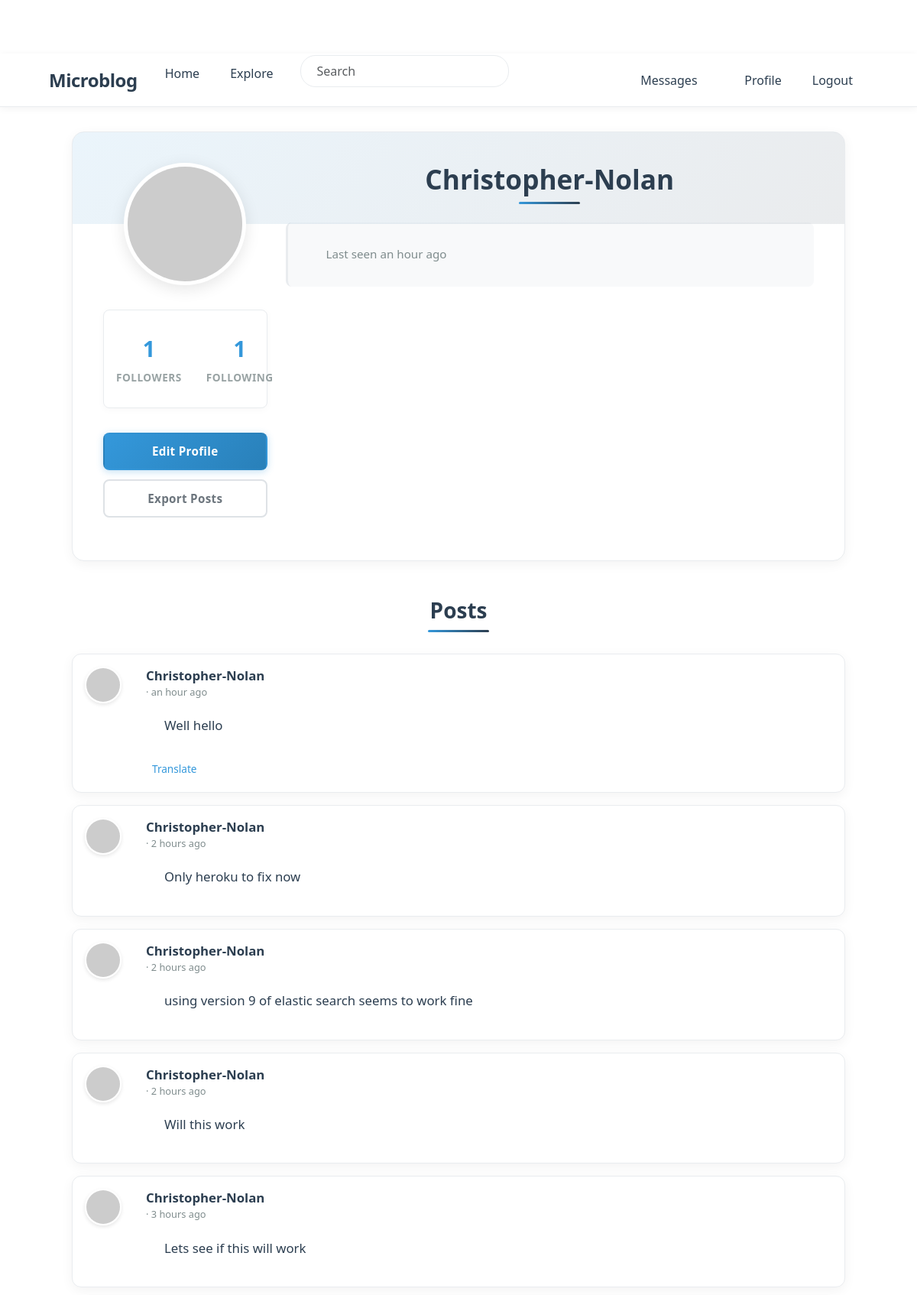
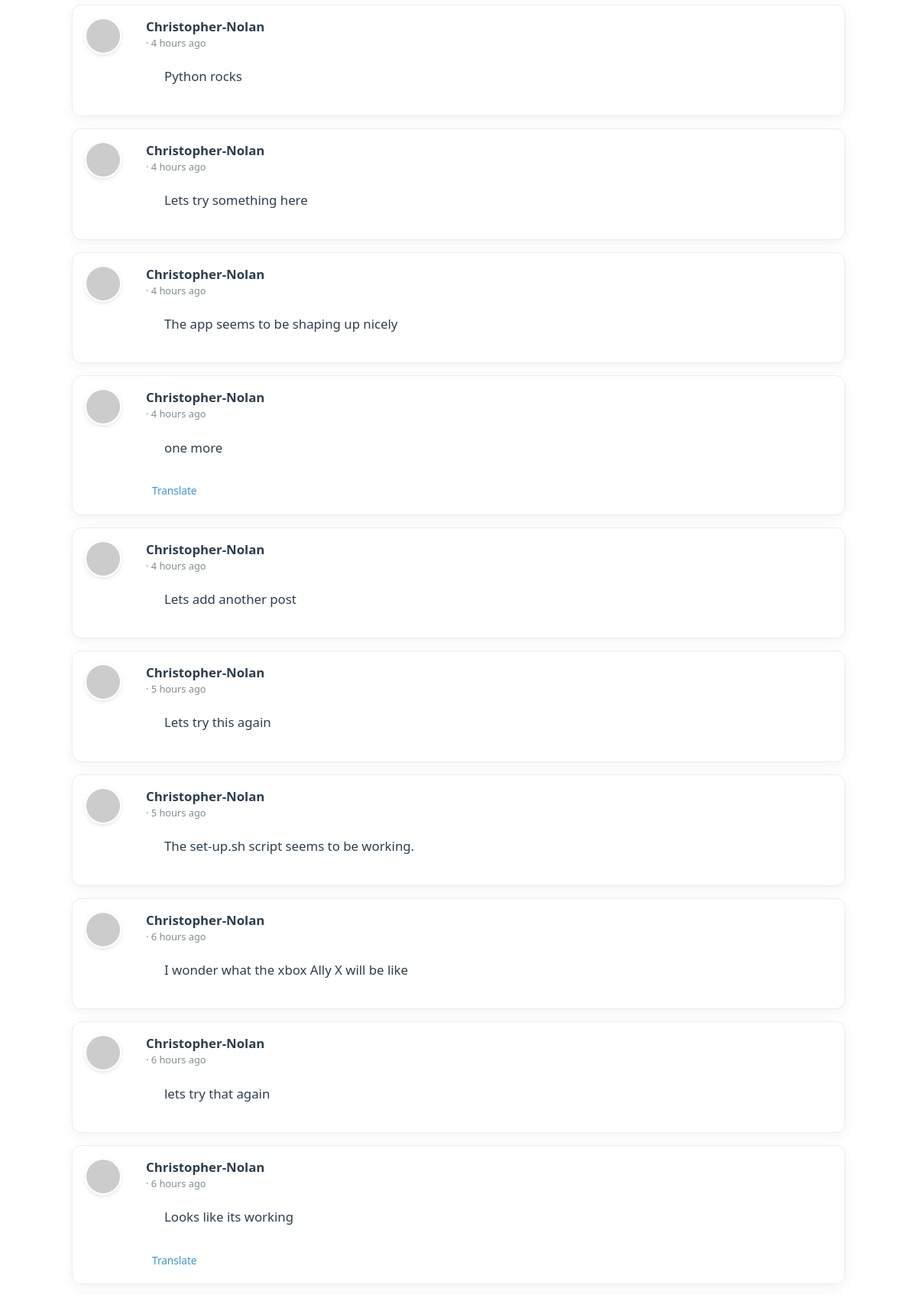
The app's page /user/Christopher-Nolan (signed in, upper part) with its own data (2 pictures, top to bottom).
### app/models.py (models this page shows, shortened)
class PaginatedAPIMixin(object):
    @staticmethod
    def to_collection_dict(query, page, per_page, endpoint, **kwargs):
        resources = db.paginate(query, page=page, per_page=per_page,
                                error_out=False)
        data = {
            'items': [item.to_dict() for item in resources.items],
            '_meta': {
                'page': page,
                'per_page': per_page,
                'total_pages': resources.pages,
                'total_items': resources.total
            },
            '_links': {
                'self': url_for(endpoint, page=page, per_page=per_page,
                                **kwargs),
                'next': url_for(endpoint, page=page + 1, per_page=per_page,
                                **kwargs) if resources.has_next else None,
                'prev': url_for(endpoint, page=page - 1, per_page=per_page,
                                **kwargs) if resources.has_prev else None
            }
        }
        return data

class User(PaginatedAPIMixin, UserMixin, db.Model):
    id: so.Mapped[int] = so.mapped_column(primary_key=True)
    username: so.Mapped[str] = so.mapped_column(sa.String(64), index=True,
                                                unique=True)
    email: so.Mapped[str] = so.mapped_column(sa.String(120), index=True,
                                             unique=True)
    password_hash: so.Mapped[Optional[str]] = so.mapped_column(sa.String(256))
    about_me: so.Mapped[Optional[str]] = so.mapped_column(sa.String(140))
    last_seen: so.Mapped[Optional[datetime]] = so.mapped_column(
        default=lambda: datetime.now(timezone.utc))
    last_message_read_time: so.Mapped[Optional[datetime]]
    token: so.Mapped[Optional[str]] = so.mapped_column(
        sa.String(32), index=True, unique=True)
    token_expiration: so.Mapped[Optional[datetime]]
    posts: so.WriteOnlyMapped['Post'] = so.relationship(
        back_populates='author')
    following: so.WriteOnlyMapped['User'] = so.relationship(
        secondary=followers, primaryjoin=(followers.c.follower_id == id),
        secondaryjoin=(followers.c.followed_id == id),
        back_populates='followers')
    followers: so.WriteOnlyMapped['User'] = so.relationship(
        secondary=followers, primaryjoin=(followers.c.followed_id == id),
        secondaryjoin=(followers.c.follower_id == id),
        back_populates='following')
    messages_sent: so.WriteOnlyMapped['Message'] = so.relationship(
        foreign_keys='Message.sender_id', back_populates='author')
    messages_received: so.WriteOnlyMapped['Message'] = so.relationship(
        foreign_keys='Message.recipient_id', back_populates='recipient')
    notifications: so.WriteOnlyMapped['Notification'] = so.relationship(
        back_populates='user')
    tasks: so.WriteOnlyMapped['Task'] = so.relationship(back_populates='user')
    def avatar(self, size):
        digest = md5(self.email.lower().encode('utf-8')).hexdigest()
        return f'https://www.gravatar.com/avatar/{digest}?d=identicon&s={size}'
    def followers_count(self):
        query = sa.select(sa.func.count()).select_from(
            self.followers.select().subquery())
        return db.session.scalar(query)
    def following_count(self):
        query = sa.select(sa.func.count()).select_from(
            self.following.select().subquery())
        return db.session.scalar(query)
    def unread_message_count(self):
        last_read_time = self.last_message_read_time or datetime(1900, 1, 1)
        query = sa.select(Message).where(Message.recipient == self,
                                         Message.timestamp > last_read_time)
        return db.session.scalar(sa.select(sa.func.count()).select_from(
            query.subquery()))
    def get_tasks_in_progress(self):
        query = self.tasks.select().where(Task.complete == False)
        return db.session.scalars(query)
    def get_task_in_progress(self, name):
        query = self.tasks.select().where(Task.name == name,
                                          Task.complete == False)
        return db.session.scalar(query)

class SearchableMixin:
    @classmethod
    def before_commit(cls, session):
        session._changes = {
            'add': list(session.new),
            'update': list(session.dirty),
            'delete': list(session.deleted)
        }
    @classmethod
    def after_commit(cls, session):
        try:
            for obj in session._changes['add']:
                if isinstance(obj, SearchableMixin):
                    add_to_index(obj.__tablename__, obj)
            for obj in session._changes['update']:
                if isinstance(obj, SearchableMixin):
                    add_to_index(obj.__tablename__, obj)
            for obj in session._changes['delete']:
                if isinstance(obj, SearchableMixin):
                    remove_from_index(obj.__tablename__, obj)
        except Exception as e:
            current_app.logger.error(f'Error in after_commit: {e}')
        finally:
            session._changes = None

class Post(SearchableMixin, db.Model):
    __searchable__ = ['body']
    id: so.Mapped[int] = so.mapped_column(primary_key=True)
    body: so.Mapped[str] = so.mapped_column(sa.String(140))
    timestamp: so.Mapped[datetime] = so.mapped_column(
        index=True, default=lambda: datetime.now(timezone.utc))
    user_id: so.Mapped[int] = so.mapped_column(sa.ForeignKey(User.id),
                                               index=True)
    language: so.Mapped[Optional[str]] = so.mapped_column(sa.String(5))
    author: so.Mapped[User] = so.relationship(back_populates='posts')

### app/main/routes.py (the view)
@bp.route('/user/<username>')
@login_required
def user(username):
    user = db.first_or_404(sa.select(User).where(User.username == username))
    page = request.args.get('page', 1, type=int)
    query = user.posts.select().order_by(Post.timestamp.desc())
    posts = db.paginate(query, page=page,
                        per_page=current_app.config['POSTS_PER_PAGE'],
                        error_out=False)
    next_url = url_for('main.user', username=user.username,
                       page=posts.next_num) if posts.has_next else None
    prev_url = url_for('main.user', username=user.username,
                       page=posts.prev_num) if posts.has_prev else None
    form = EmptyForm()
    return render_template('user.html', user=user, posts=posts.items,
                           next_url=next_url, prev_url=prev_url, form=form)

### app/main/forms.py
class SearchForm(FlaskForm):
    q = StringField(_l('Search'), validators=[DataRequired()])
    def __init__(self, *args, **kwargs):
        if 'formdata' not in kwargs:
            kwargs['formdata'] = request.args
        if 'meta' not in kwargs:
            kwargs['meta'] = {'csrf': False}
        super(SearchForm, self).__init__(*args, **kwargs)

class EmptyForm(FlaskForm):
    submit = SubmitField('Submit')

### app/__init__.py (called while the page is built)
def get_locale():
    return request.accept_languages.best_match(current_app.config['LANGUAGES'])

### app/main/routes.py (called while the page is built)
@bp.before_app_request
def before_request():
    if current_user.is_authenticated:
        current_user.last_seen = datetime.now(timezone.utc)
        db.session.commit()
        g.search_form = SearchForm()
    g.locale = str(get_locale())

### app/models.py (called while the page is built)
@login.user_loader
def load_user(id):
    return db.session.get(User, int(id))

### app/templates/user.html (shortened to what this page needs)
{% extends "base.html" %}
{% block content %}
<div class="container">
    <div class="profile-container">
        <div class="row">
            <div class="col-md-3 text-center">
                <img src="{{ user.avatar(200) }}" class="profile-avatar" alt="{{ user.username }}'s avatar">
                <div class="profile-stats">
                    <div class="stat-item">
                        <span class="stat-value">{{ user.followers_count() }}</span>
                        <span class="stat-label">{{ _('Followers') }}</span>
                    </div>
                    <div class="stat-item">
                        <span class="stat-value">{{ user.following_count() }}</span>
                        <span class="stat-label">{{ _('Following') }}</span>
                    </div>
                </div>
                <div class="profile-actions">
                    {% if user == current_user %}
                        <a href="{{ url_for('main.edit_profile') }}" class="btn btn-edit">
                            {{ _('Edit Profile') }}
                        </a>
                        {% if not current_user.get_task_in_progress('export_posts') %}
                        <a href="{{ url_for('main.export_posts') }}" class="btn btn-outline-secondary">
                            {{ _('Export Posts') }}
                        </a>
                        {% endif %}
                    {% elif not current_user.is_following(user) %}
                        <form action="{{ url_for('main.follow', username=user.username) }}" method="post" class="d-inline">
                            {{ form.hidden_tag() }}
                            <button type="submit" class="btn btn-primary">{{ _('Follow') }}</button>
                        </form>
                    {% else %}
                        <form action="{{ url_for('main.unfollow', username=user.username) }}" method="post" class="d-inline">
                            {{ form.hidden_tag() }}
                            <button type="submit" class="btn btn-outline-secondary">{{ _('Following') }}</button>
                        </form>
                    {% endif %}
                </div>
            </div>
            <div class="col-md-9">
                <h1 class="profile-username">{{ user.username }}</h1>
                <div class="profile-meta">
                    {% if user.last_seen %}
                    <p> {{ _('Last seen') }} {{ moment(user.last_seen).fromNow() }}</p>
                    {% endif %}
                </div>
            </div>
        </div>
    </div>
    <h2 class="posts-header">{{ _('Posts') }}</h2>
    {% for post in posts %}
        {% include '_post.html' %}
    {% endfor %}
{% endblock %}

### app/templates/_post.html (shortened to what this page needs)
<div class="card post-card mb-3">
    <div class="card-body">
        <div class="d-flex">
            <div class="flex-shrink-0 me-3">
                <a href="{{ url_for('main.user', username=post.author.username) }}">
                    <img src="{{ post.author.avatar(50) }}" class="post-avatar" alt="{{ post.author.username }}'s avatar">
                </a>
            </div>
            <div class="flex-grow-1">
                <div class="d-flex justify-content-between align-items-start">
                    <div>
                        <a class="user_popup post-username" href="{{ url_for('main.user', username=post.author.username) }}">
                            {{ post.author.username }}
                        </a>
                        <span class="post-time">· {{ moment(post.timestamp).fromNow() }}</span>
                    </div>
                </div>
                <div class="post-body" id="post{{ post.id }}">{{ post.body }}</div>
                {% if post.language and post.language != g.locale %}
                <div class="mt-2">
                    <a href="javascript:translate(
                        'post{{ post.id }}',
                        'translation{{ post.id }}',
                        '{{ post.language }}',
                        '{{ g.locale }}')"
                       class="translation-link">
                        {{ _('Translate') }}
                    </a>
                </div>
                {% endif %}
            </div>
        </div>
    </div>
</div>

### records on screen
User: username "Christopher-Nolan", last_seen "an hour ago"
Post: author.username "Christopher-Nolan", timestamp "an hour ago", body "Well hello"
Post: author.username "Christopher-Nolan", timestamp "2 hours ago", body "Only heroku to fix now"
Post: author.username "Christopher-Nolan", timestamp "2 hours ago", body "using version 9 of elastic search seems to work fine"
Post: author.username "Christopher-Nolan", timestamp "2 hours ago", body "Will this work"
Post: author.username "Christopher-Nolan", timestamp "3 hours ago", body "Lets see if this will work"
Post: author.username "Christopher-Nolan", timestamp "4 hours ago", body "Python rocks"
Post: author.username "Christopher-Nolan", timestamp "4 hours ago", body "Lets try something here"
Post: author.username "Christopher-Nolan", timestamp "4 hours ago", body "The app seems to be shaping up nicely"
Post: author.username "Christopher-Nolan", timestamp "4 hours ago", body "one more"
Post: author.username "Christopher-Nolan", timestamp "4 hours ago", body "Lets add another post"
Post: author.username "Christopher-Nolan", timestamp "5 hours ago", body "Lets try this again"
Post: author.username "Christopher-Nolan", timestamp "5 hours ago", body "The set-up.sh script seems to be working."
Post: author.username "Christopher-Nolan", timestamp "6 hours ago", body "I wonder what the xbox Ally X will be like"
Post: author.username "Christopher-Nolan", timestamp "6 hours ago", body "lets try that again"
Post: author.username "Christopher-Nolan", timestamp "6 hours ago", body "Looks like its working"

### other values on screen
{{ user.followers_count() }} "1"
{{ user.following_count() }} "1"
